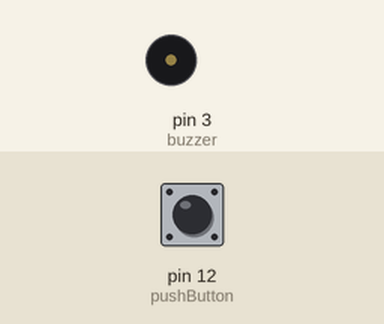
Recording of a sketch running on a simulated Arduino Uno, built with avr-gcc and run on an emulated ATmega328P. On the bench: buzzer (waves = sounding, pin HIGH). The inputs (shaded band) are chosen by the test bench; at power-on: pin 12 (pushButton) LOW.

Above: at 1.2 s.
1.3 s: pin 12 (pushButton) pulled HIGH for 0.15 s
At 1.37 s:
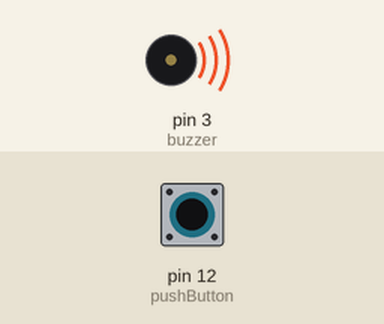
4.4 s: pin 12 (pushButton) pulled HIGH for 1 s
Timing chart, 0 to 12.9 s (numbered marks = the images above; inputs shaded):
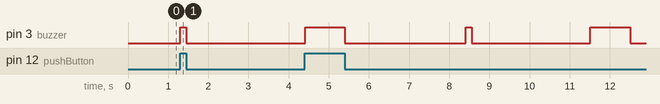

Measured:
- after the input at 1.3 s, pin 3 (buzzer): LOW → HIGH at once, → LOW 0.15 s later

The sketch:

buzzer_mili.ino
```cpp
int pushButton = 12;
int buzzer = 3;

void setup() {
  pinMode(pushButton, INPUT);
  pinMode(buzzer, OUTPUT);
  Serial.begin(9600);
}

long timeArray[100];
int arrayCount = 0;

int previousButtonState = 0;
unsigned long previousActionTime = -1;
void loop() {
    int buttonState = digitalRead(pushButton);
    digitalWrite(buzzer, buttonState);
    if(buttonState != previousButtonState)//press or release
    {
        if(previousActionTime != -1)
          timeArray[arrayCount++] = millis() - previousActionTime;
        previousActionTime = millis();
    }
    previousButtonState = buttonState;

    if(buttonState == 0 && (millis() - previousActionTime) > 3000)//idle for more than 3sec
    {
      for(int i=0; i<arrayCount; i+=2)
      {
          digitalWrite(buzzer, HIGH);
          delay(timeArray[i]);
          digitalWrite(buzzer, LOW);
          delay(timeArray[i+1]);
      }
      arrayCount = 0;
      previousActionTime = -1;
    }
    delay(10);
}
```
